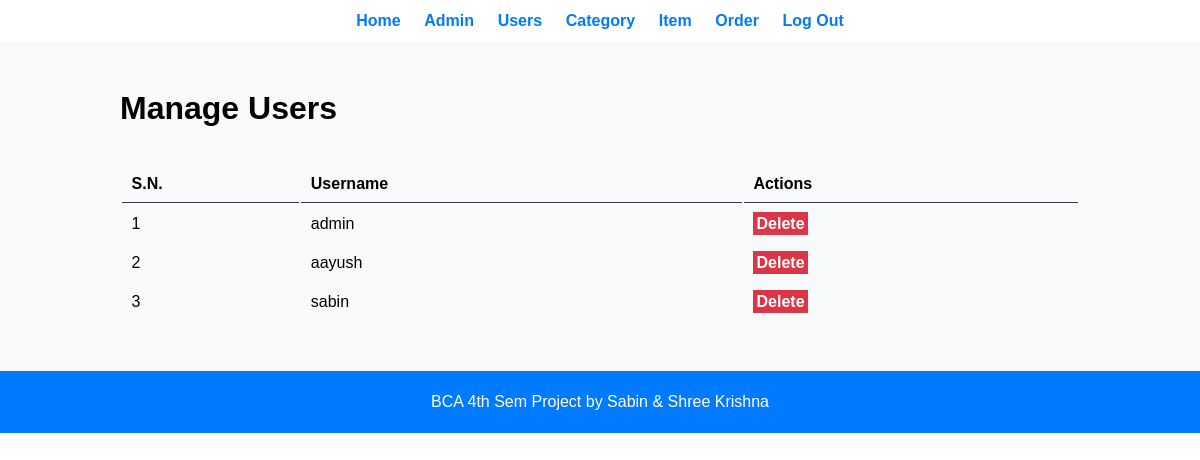
The page /admin/manage-user.php (signed in) on the database its author committed.
### tables this page shows
CREATE TABLE `tbl_users` (
  `user_id` int(11) NOT NULL,
  `full_name` varchar(255) DEFAULT NULL,
  `username` varchar(255) DEFAULT NULL,
  `phone` bigint(20) DEFAULT NULL,
  `email` varchar(255) DEFAULT NULL,
  `address` varchar(255) DEFAULT NULL,
  `password` varchar(255) DEFAULT NULL
);

### admin/manage-user.php (the view, shortened to what this page needs)
<?php include('partials/menu.php'); ?>
<div class="main">
    <div class="wrapper">
        <h1>Manage Users</h1>
        <br><br>
        <table class="tbl-full">
            <tr>
                <th>S.N.</th>
                <th>Username</th>
                <th>Actions</th>
            </tr>
            <?php
                $sql = "SELECT * FROM tbl_users";
                $res = mysqli_query($conn, $sql);
                if($res == TRUE) {
                    $count = mysqli_num_rows($res);
                    $sn = 1;
                    if($count > 0) {
                        while($row = mysqli_fetch_assoc($res)) {
                            $username = $row['username'];
                            ?>
                            <tr>
                                <td><?php echo $sn++; ?></td>
                                <td><?php echo $username; ?></td>
                                <td>
                                    <a href="<?php echo SITEURL; ?>admin/delete-user.php?username=<?php echo $username; ?>" class="btn-secondary1">Delete</a>
                                </td>
                            </tr>
                            <?php
                        }
                    } else {
                        ?>
                        <tr>
                            <td colspan="3">No Users Added Yet</td>
                        </tr>
                        <?php
                    }
                }
            ?>
        </table>
    </div>
</div>
<?php include('partials/footer.php'); ?>

### css/admin.css (style rules this page uses)
* { margin: 0; padding: 0; font-family: Arial, Helvetica, sans-serif; }
.wrapper { padding: 1%; width: 80%; margin: 0 auto; }
.tbl-full { width: 100%; }
table tr th { border-bottom: 1px solid #343a40; padding: 1%; text-align: left; }
table tr td { padding: 1%; }
.btn-secondary1 { background-color: #dc3545; padding: 1%; color: white; text-decoration: none; font-weight: bold; }
.main { background-color: #f8f9fa; padding: 3% 0; }

### rows shown on the page
tbl_users: username "admin"
tbl_users: username "aayush"
tbl_users: username "sabin"
